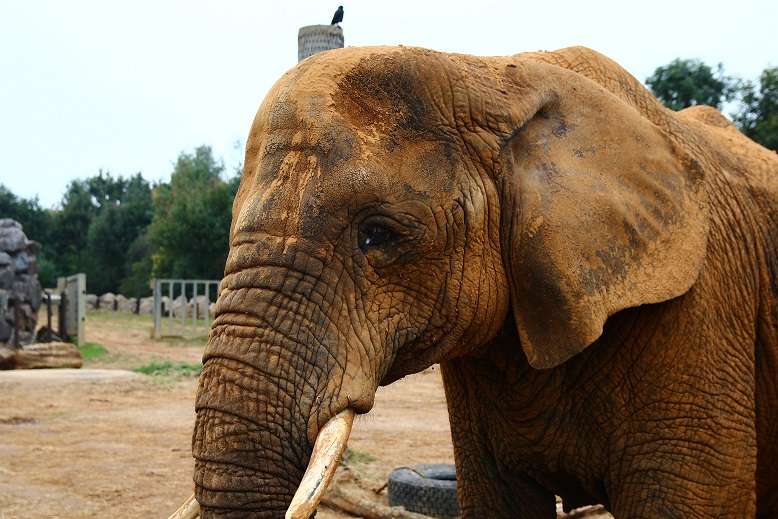
//> input picture ChelloCPP/x64/Debug/elephant.jpg, 778 x 519 px
$ ./hello_cv2_resizing   (built with g++ and OpenCV 4)
//> lines starting //> are read from the running program, lines starting //| are printed output that depends on the picture
### ChelloCPP/hello cv2 resizing/stdafx.h
// stdafx.h : include file for standard system include files,
// or project specific include files that are used frequently, but
// are changed infrequently
//

#pragma once

#include "targetver.h"

#include <stdio.h>
#include <tchar.h>
#include <iostream>
#include "opencv2/core.hpp"
#include "opencv2/imgproc/imgproc.hpp"
#include "opencv2/highgui.hpp"


// TODO: reference additional headers your program requires here

### ChelloCPP/hello cv2 resizing/sampling.cpp
#include "stdafx.h"

using namespace std;
using namespace cv;

Vec3b calculatePixel(const Mat& image, int i, int j, int downSampleRate);
void resample()
{
	Mat image = cv::imread("f:/computer vision course/masteropencv/images/elephant.jpg");
//> image is the input picture: 519 rows x 778 cols, CV_8UC3; mean B, G, R 95.2, 117.2, 135.3
	imshow("original", image);
	Mat down;
	int rows = image.rows;
//> rows = 519
	int cols = image.cols;
//> cols = 778

	pyrDown(image, down, Size((cols+1)/2,(rows+1)/2));
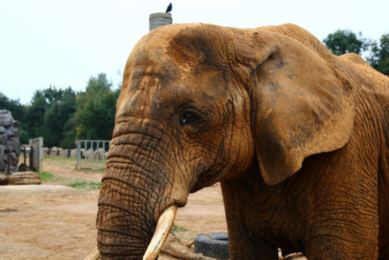
//> down: 260 rows x 389 cols, CV_8UC3; mean B, G, R 95.4, 117.4, 135.5
	imshow("half size", down);
	/*Mat up;
	pyrUp(down, up, Size());
	imshow("back original", up);*/


	return;
}


void downSampleSimple(int downSampleRate)
{
//> called with downSampleRate = 6
	Mat image = imread("f:/computer vision course/masteropencv/images/elephant.jpg");
	int rows = image.rows;
//> rows = 519
	int columns = image.cols;
//> columns = 778


	int downSampledRows = (rows + downSampleRate-1) / downSampleRate;
//> downSampledRows = 87
	int downSampledCols = (columns + downSampleRate - 1) / downSampleRate;
//> downSampledCols = 130

	Mat downSampled = Mat(downSampledRows, downSampledCols, CV_8UC3);

	Mat_<Vec3b> _image = image;
	Mat_<Vec3b> _downSampled = downSampled;

	for (int i = 0, downI=0; i < rows; i+= downSampleRate,downI++)
	{
		for (int j = 0, downJ=0; j < columns; j += downSampleRate,downJ++)
		{
			_downSampled(downI,downJ) = _image(i, j);
		}
	}
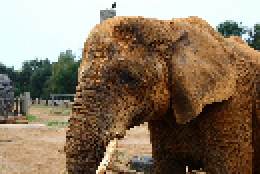
//> _downSampled: 87 rows x 130 cols, CV_8UC3 (shown 2 times larger); mean B, G, R 95.9, 117.6, 135.6

	imshow("simple half size", _downSampled);
}

/**
 * \brief the function downsamples an image by averaging the pixels that are in the nXn neighbourhood.
 * \param downSampleRate e.g.: a rate of 2 means that we wish to take half the rows and half the columns
 */
void downSamplingByAverage(int downSampleRate)
{
//> called with downSampleRate = 6
	Mat image = imread("f:/computer vision course/masteropencv/images/elephant.jpg");
	int rows = image.rows;
//> rows = 519
	int columns = image.cols;
//> columns = 778


	int downSampledRows = (rows + downSampleRate - 1) / downSampleRate;
//> downSampledRows = 87
	int downSampledCols = (columns + downSampleRate - 1) / downSampleRate;
//> downSampledCols = 130

	Mat downSampled = Mat(downSampledRows, downSampledCols, CV_8UC3);

	Mat_<Vec3b> _image = image;
	Mat_<Vec3b> _downSampled = downSampled;
	for (Vec3b elem : _downSampled)
	{
		cout << elem;
	}

	for (int i = 0, downI = 0; i < rows; i += downSampleRate, downI++)
	{
		for (int j = 0, downJ = 0; j < columns; j += downSampleRate, downJ++)
		{
			//average the pixels in the downsampled area (for downsampling rate of 2, the area will be 4
			_downSampled(downI, downJ) = calculatePixel(image, i, j, downSampleRate);
		}
	}
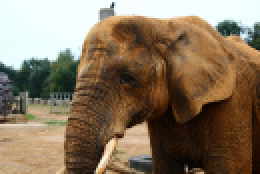
//> _downSampled: 87 rows x 130 cols, CV_8UC3 (shown 2 times larger); mean B, G, R 94.5, 116.4, 134.6

	imshow("downsample by average", _downSampled);
}


/**
 * \brief the function calculates a single pixel based on the nXn close pixels
 * \param image original image to be downsampled
 * \param i the on-hand row number
 * \param j the on-hand column number
 * \param downSampleRate e.g.: 2 means that we want half the rows and half the columns
 * \return
 */
Vec3b calculatePixel(const Mat& image, int i, int j, int downSampleRate)
{

	Mat_<Vec3b> _image = image;
	int outputPixel[3] = { 0,0,0 };
	int pixelCount = 0;

	for (int rowI = 0; rowI < downSampleRate && i + rowI < image.rows; rowI++)
	{
		for (int colI = 0; colI < downSampleRate && j + colI < image.cols; colI++)
		{
			Vec3b pixel = _image(i+rowI, j+colI);
			outputPixel[0] += pixel[0];
			outputPixel[1] += pixel[1];
			outputPixel[2] += pixel[2];
			pixelCount++;
		}
	}
	outputPixel[0] /= pixelCount;
	outputPixel[1] /= pixelCount;
	outputPixel[2] /= pixelCount;
	Vec3b outputPixelV = Vec3b(outputPixel[0], outputPixel[1], outputPixel[2]);


	return  outputPixelV;
}

### ChelloCPP/hello cv2 resizing/hello cv2 resizing.cpp
// hello cv2 resizing.cpp : Defines the entry point for the console application.
//

#include "stdafx.h"

using namespace std;
using namespace cv;

void change_size();
void resample();
void downSampleSimple(int);
void downSamplingByAverage(int downSampleRate);


int main()
{


	//change_size();
	resample();
	downSampleSimple(6);
	downSamplingByAverage(6);
	waitKey();
	destroyAllWindows();
	return 0;
}

void change_size()
{
	Mat image = imread("f:/computer vision course/masteropencv/images/elephant.jpg");


	Mat resized_image;


	for (int i = 100; i > 0; i--) {
		resize(image, resized_image, Size(), (i) / 100.0, (i) / 100.0);
		int rows = resized_image.rows;
		int columns = resized_image.cols;

		Point2f center = Point(rows / 2, columns / 2);
		Mat rotationMat = getRotationMatrix2D(center, (100 - i) * 2, 1);
		Mat rotated_image;
		warpAffine(resized_image, rotated_image, rotationMat, Size(rows, columns));
		imshow("resized", rotated_image);
		waitKey(30);
	}


	waitKey();
	destroyAllWindows();
}
